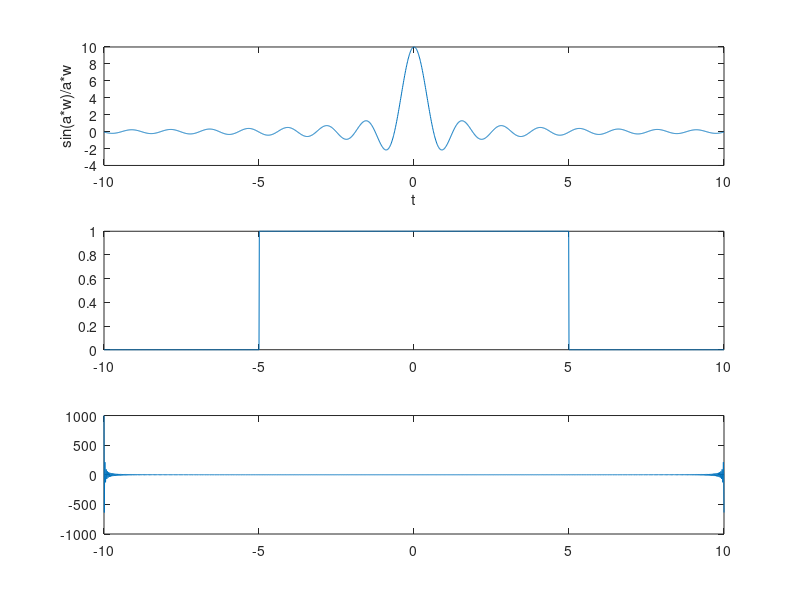

This chart was generated by the following MATLAB code:
clc
clear 

%% PROGRAM PARAMS
a = 5;          % for the sa function 
L = 10;
dx = 0.01;
tl = -L:dx:0;   % left 
tr = dx:dx:L;   % right
t = [tl tr];

%% FUNC DEF sin(a*w)/a*w

sa = @(w) 2*a*(sin(a*w)+(w==0))./(a*w+(w==0));
subplot(3,1,1);
plot(t,sa(t)); xlabel('t'); ylabel('sin(a*w)/a*w');

%% FUNC DEF unitary pulse
% sq = 0*t;
f = inline('(-5 < x) & (x < 5)', 'x');
subplot(3,1,2); xlabel('t'); ylabel('pulse');
plot(t, f(t));

%% FFT COMP.
Y = fft(f(t));
subplot(3,1,3); xlabel('t'); ylabel('fft');
plot(t, Y);